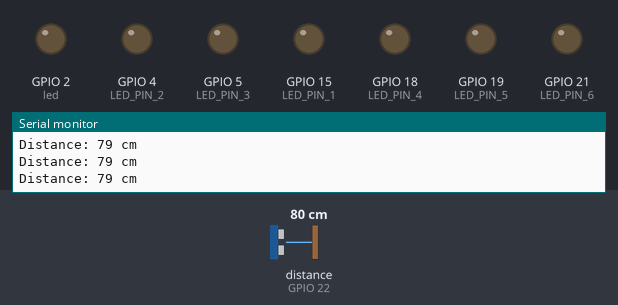
The sketch below on a simulated ESP8266 (NodeMCU). Shown: output pins drawn as LEDs (lit = HIGH), the last lines printed to the serial monitor. Wiring (inferred from the names in the program): ultrasonic range finder: trigger GPIO 23; echo GPIO 22. The test bench sets the inputs (shaded band); at power-on: distance to the obstacle (sensor on GPIO 22) 80 cm. The echo pulse lasts 58.3 µs per cm; WiFi joins after 1.5 s; servers stay silent unless stated; pins used as bus, display or sensor lines are not drawn.

Above: at 6.7 s.
6.8 s: distance to the obstacle (sensor on GPIO 22) set to 44 cm
8.3 s: distance to the obstacle (sensor on GPIO 22) set to 37 cm
At 9.3 s:
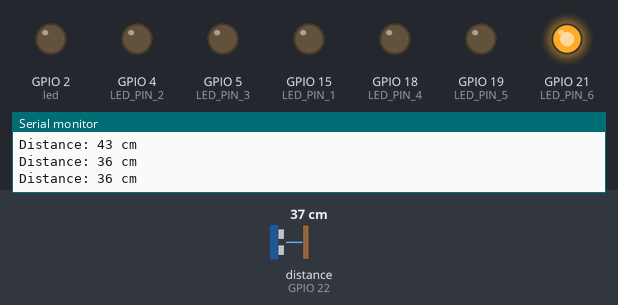
10.0 s: distance to the obstacle (sensor on GPIO 22) set to 29 cm
11.5 s: distance to the obstacle (sensor on GPIO 22) set to 23 cm
At 12.1 s:
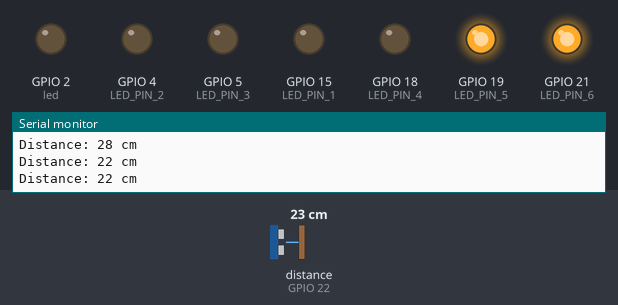
13.0 s: distance to the obstacle (sensor on GPIO 22) set to 18 cm
At 13.5 s:
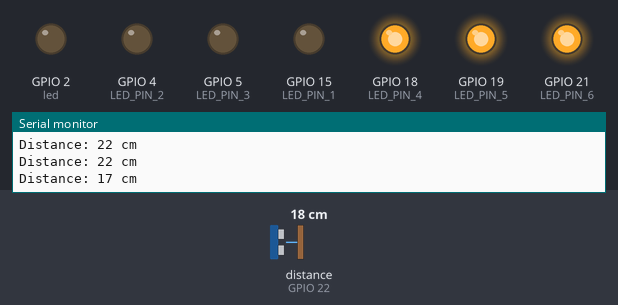
14.5 s: distance to the obstacle (sensor on GPIO 22) set to 2 cm
At 16.0 s:
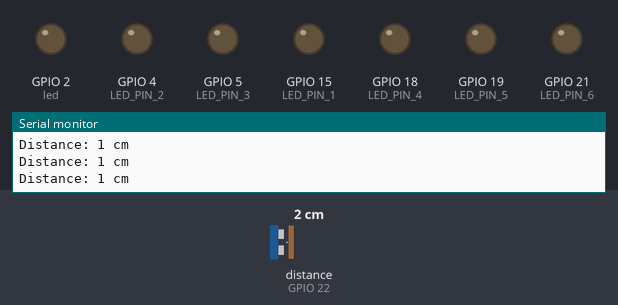
Timing chart, 0 to 17.0 s (numbered marks = the images above; inputs shaded):
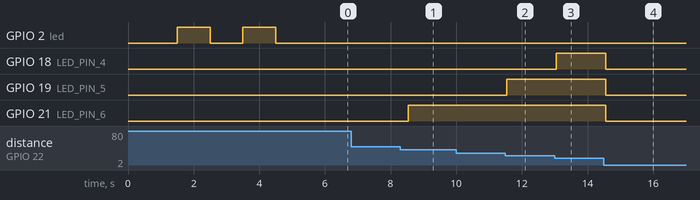

Measured:
- the behaviour switches between 41 and 40 cm on distance to the obstacle (sensor on GPIO 22) (found by bisection; images 0 and 1)
- the behaviour switches between 26 and 25 cm on distance to the obstacle (sensor on GPIO 22) (found by bisection; images 1 and 2)
- the behaviour switches between 21 and 20 cm on distance to the obstacle (sensor on GPIO 22) (found by bisection; images 2 and 3)
- after the input at 8.3 s, GPIO 21 (LED_PIN_6): LOW → HIGH after 0.23 s
- after the input at 11.5 s, GPIO 19 (LED_PIN_5): LOW → HIGH after 0.05 s
- after the input at 13.0 s, GPIO 18 (LED_PIN_4): LOW → HIGH after 0.05 s
- after the input at 14.5 s, GPIO 18 (LED_PIN_4), GPIO 19 (LED_PIN_5), GPIO 21 (LED_PIN_6): HIGH → LOW after 0.06 s

The sketch:

_IOT.ino
```cpp
#include <Arduino.h>
#include <Wire.h>
#include <ESP8266WiFi.h>
#include <ThingSpeak.h>
#include <WiFiClient.h>

WiFiClient client;

#define WIFI_SSID "esp32"
#define WIFI_PASSWORD "india1234"
#define THINGSPEAK_API_KEY "AJAHECVS1K2N98D4"
#define THINGSPEAK_CHANNEL_ID 2475696  // apikey: IUD256CYE87PWFII

int count = 0;
int value = 0;
long duration, distance;
const int led = 2;

#define TRIGGER_PIN 23
#define ECHO_PIN 22
#define LED_PIN_1 15
#define LED_PIN_2 4
#define LED_PIN_3 5
#define LED_PIN_4 18
#define LED_PIN_5 19
#define LED_PIN_6 21

#define MAX_DISTANCE_CM 40
#define MIN_DISTANCE_CM 4
#define LED_ON HIGH
#define LED_OFF LOW

void setup() {
  Serial.begin(115200);

  WiFi.begin(WIFI_SSID, WIFI_PASSWORD);
  pinMode(led, OUTPUT);
  WiFi.mode(WIFI_STA);

  while (WiFi.status() != WL_CONNECTED) {
    delay(500);
    Serial.print(".");
  }
  Serial.println("");
  Serial.println("WiFi connected");

  // Blink LED to indicate WiFi connection
  for (int i = 0; i < 2; i++) {
    digitalWrite(led, HIGH);
    delay(1000);
    digitalWrite(led, LOW);
    delay(1000);
  }

  ThingSpeak.begin(client);
  Serial.println("Initializing...");

  pinMode(TRIGGER_PIN, OUTPUT);
  pinMode(ECHO_PIN, INPUT);
  pinMode(LED_PIN_1, OUTPUT);
  pinMode(LED_PIN_2, OUTPUT);
  pinMode(LED_PIN_3, OUTPUT);
  pinMode(LED_PIN_4, OUTPUT);
  pinMode(LED_PIN_5, OUTPUT);
  pinMode(LED_PIN_6, OUTPUT);

  digitalWrite(LED_PIN_1, LED_OFF);
  digitalWrite(LED_PIN_2, LED_OFF);
  digitalWrite(LED_PIN_3, LED_OFF);
  digitalWrite(LED_PIN_4, LED_OFF);
  digitalWrite(LED_PIN_5, LED_OFF);
  digitalWrite(LED_PIN_6, LED_OFF);
}

void loop() {
  // Trigger ultrasonic sensor
  digitalWrite(TRIGGER_PIN, LOW);
  delayMicroseconds(2);
  digitalWrite(TRIGGER_PIN, HIGH);
  delayMicroseconds(10);
  digitalWrite(TRIGGER_PIN, LOW);

  duration = pulseIn(ECHO_PIN, HIGH);
  distance = duration * 0.034 / 2;
  value = distance * 4;
  if (value > 100) value = 100;

  Serial.print("Distance: ");
  Serial.print(distance);
  Serial.println(" cm");

  // LED logic based on distance
  digitalWrite(LED_PIN_1, distance < 5 ? LED_ON : LED_OFF);
  digitalWrite(LED_PIN_2, distance < 10 ? LED_ON : LED_OFF);
  digitalWrite(LED_PIN_3, distance < 15 ? LED_ON : LED_OFF);
  digitalWrite(LED_PIN_4, distance < 20 ? LED_ON : LED_OFF);
  digitalWrite(LED_PIN_5, distance < 25 ? LED_ON : LED_OFF);
  digitalWrite(LED_PIN_6, distance < MAX_DISTANCE_CM ? LED_ON : LED_OFF);

  if (distance < MIN_DISTANCE_CM || distance > MAX_DISTANCE_CM) {
    digitalWrite(LED_PIN_1, LED_OFF);
    digitalWrite(LED_PIN_2, LED_OFF);
    digitalWrite(LED_PIN_3, LED_OFF);
    digitalWrite(LED_PIN_4, LED_OFF);
    digitalWrite(LED_PIN_5, LED_OFF);
    digitalWrite(LED_PIN_6, LED_OFF);
  }

  count++;
  delay(500);

  if (count > 32) {
    count = 0;
    uploadData();
  }
}

void uploadData() {
  ThingSpeak.setField(1, value);
  int statusCode = ThingSpeak.writeFields(THINGSPEAK_CHANNEL_ID, THINGSPEAK_API_KEY);
  if (statusCode == 200) {
    Serial.println("Data sent to ThingSpeak successfully.");
  } else {
    Serial.print("Error sending data to ThingSpeak. HTTP error code: ");
    Serial.println(statusCode);
  }
}
```
